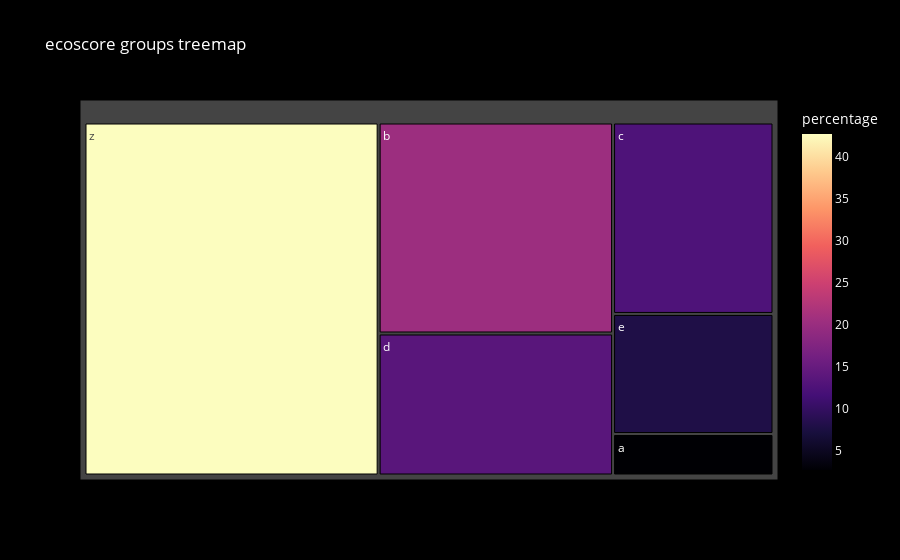

Notebook code cell kept with this figure:
### Code cell
df = pd.DataFrame(data_graph_ecoscore_groups)
fig = px.treemap(df, path=['ecoscore_group'], values='percentage',
                 color='percentage', color_continuous_scale='Magma',
                 title='ecoscore groups treemap')
fig.update_layout(
    paper_bgcolor='black',  
    plot_bgcolor='black',   
    font_color='white'      
)
fig.show()

### Figure 1 — Plotly figure (JSON) as saved in the notebook; plotly's stock layout.template omitted (floating-point values rounded to 4 significant figures)
{"data": [{"branchvalues": "total", "customdata": [[2.737], [20.34], [12.63], [13.69], [7.92], [42.69]], "domain": {"x": [0, 1], "y": [0, 1]}, "hovertemplate": "labels=%{label}<br>percentage_sum=%{value}<br>parent=%{parent}<br>id=%{id}<br>percentage=%{color}<extra></extra>", "ids": ["a", "b", "c", "d", "e", "z"], "labels": ["a", "b", "c", "d", "e", "z"], "marker": {"coloraxis": "coloraxis", "colors": [2.737, 20.34, 12.63, 13.69, 7.92, 42.69]}, "name": "", "parents": ["", "", "", "", "", ""], "type": "treemap", "values": [2.737, 20.34, 12.63, 13.69, 7.92, 42.69]}], "layout": {"coloraxis": {"colorbar": {"title": {"text": "percentage"}}, "colorscale": [[0, "#000004"], [0.1111, "#180f3d"], [0.2222, "#440f76"], [0.3333, "#721f81"], [0.4444, "#9e2f7f"], [0.5556, "#cd4071"], [0.6667, "#f1605d"], [0.7778, "#fd9668"], [0.8889, "#feca8d"], [1, "#fcfdbf"]]}, "font": {"color": "white"}, "legend": {"tracegroupgap": 0}, "paper_bgcolor": "black", "plot_bgcolor": "black", "title": {"text": "ecoscore groups treemap"}}}
